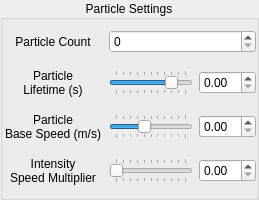
                  <widget class="QGroupBox" name="groupBox_7">
                   <property name="minimumSize">
                    <size>
                     <width>170</width>
                     <height>200</height>
                    </size>
                   </property>
                   <property name="maximumSize">
                    <size>
                     <width>17000</width>
                     <height>200</height>
                    </size>
                   </property>
                   <property name="title">
                    <string>Particle Settings</string>
                   </property>
                   <property name="alignment">
                    <set>Qt::AlignmentFlag::AlignCenter</set>
                   </property>
                   <layout class="QGridLayout" name="gridLayout_17">
                    <property name="leftMargin">
                     <number>0</number>
                    </property>
                    <property name="topMargin">
                     <number>0</number>
                    </property>
                    <property name="rightMargin">
                     <number>0</number>
                    </property>
                    <property name="bottomMargin">
                     <number>0</number>
                    </property>
                    <item row="3" column="2">
                     <widget class="QDoubleSpinBox" name="dynamic_particleSpeedMulitplierSpinBox"/>
                    </item>
                    <item row="1" column="0">
                     <widget class="QLabel" name="label_30">
                      <property name="minimumSize">
                       <size>
                        <width>65</width>
                        <height>0</height>
                       </size>
                      </property>
                      <property name="maximumSize">
                       <size>
                        <width>100</width>
                        <height>16777215</height>
                       </size>
                      </property>
                      <property name="text">
                       <string>Particle
Lifetime (s)</string>
                      </property>
                      <property name="alignment">
                       <set>Qt::AlignmentFlag::AlignCenter</set>
                      </property>
                      <property name="margin">
                       <number>6</number>
                      </property>
                     </widget>
                    </item>
                    <item row="0" column="0">
                     <widget class="QLabel" name="label_31">
                      <property name="minimumSize">
                       <size>
                        <width>100</width>
                        <height>0</height>
                       </size>
                      </property>
                      <property name="maximumSize">
                       <size>
                        <width>65</width>
                        <height>16777215</height>
                       </size>
                      </property>
                      <property name="text">
                       <string>Particle Count</string>
                      </property>
                      <property name="alignment">
                       <set>Qt::AlignmentFlag::AlignCenter</set>
                      </property>
                      <property name="margin">
                       <number>6</number>
                      </property>
                     </widget>
                    </item>
                    <item row="2" column="1">
                     <widget class="QSlider" name="dynamic_particleBaseSpeedSlider">
                      <property name="maximum">
                       <number>10</number>
                      </property>
                      <property name="value">
                       <number>4</number>
                      </property>
                      <property name="sliderPosition">
                       <number>4</number>
                      </property>
                      <property name="orientation">
                       <enum>Qt::Orientation::Horizontal</enum>
                      </property>
                      <property name="tickPosition">
                       <enum>QSlider::TickPosition::TicksBothSides</enum>
                      </property>
                     </widget>
                    </item>
                    <item row="1" column="1">
                     <widget class="QSlider" name="dynamic_particleLifetimeSlider">
                      <property name="maximum">
                       <number>10</number>
                      </property>
                      <property name="value">
                       <number>8</number>
                      </property>
                      <property name="orientation">
                       <enum>Qt::Orientation::Horizontal</enum>
                      </property>
                      <property name="tickPosition">
                       <enum>QSlider::TickPosition::TicksBothSides</enum>
                      </property>
                     </widget>
                    </item>
                    <item row="3" column="1">
                     <widget class="QSlider" name="dynamic_particleSpeedMulitplierSlider">
                      <property name="maximum">
                       <number>10</number>
                      </property>
                      <property name="orientation">
                       <enum>Qt::Orientation::Horizontal</enum>
                      </property>
                      <property name="tickPosition">
                       <enum>QSlider::TickPosition::TicksBothSides</enum>
                      </property>
                     </widget>
                    </item>
                    <item row="2" column="0">
                     <widget class="QLabel" name="label_51">
                      <property name="minimumSize">
                       <size>
                        <width>65</width>
                        <height>0</height>
                       </size>
                      </property>
                      <property name="maximumSize">
                       <size>
                        <width>120</width>
                        <height>16777215</height>
                       </size>
                      </property>
                      <property name="text">
                       <string>Particle
Base Speed (m/s)</string>
                      </property>
                      <property name="alignment">
                       <set>Qt::AlignmentFlag::AlignCenter</set>
                      </property>
                      <property name="margin">
                       <number>6</number>
                      </property>
                     </widget>
                    </item>
                    <item row="0" column="1" colspan="2">
                     <widget class="QSpinBox" name="dynamic_particleCountSpinBox"/>
                    </item>
                    <item row="2" column="2">
                     <widget class="QDoubleSpinBox" name="dynamic_particleBaseSpeedSpinBox"/>
                    </item>
                    <item row="3" column="0">
                     <widget class="QLabel" name="label_52">
                      <property name="minimumSize">
                       <size>
                        <width>65</width>
                        <height>0</height>
                       </size>
                      </property>
                      <property name="maximumSize">
                       <size>
                        <width>120</width>
                        <height>16777215</height>
                       </size>
                      </property>
                      <property name="text">
                       <string>Intensity
Speed Multiplier</string>
                      </property>
                      <property name="alignment">
                       <set>Qt::AlignmentFlag::AlignCenter</set>
                      </property>
                      <property name="margin">
                       <number>6</number>
                      </property>
                     </widget>
                    </item>
                    <item row="1" column="2">
                     <widget class="QDoubleSpinBox" name="dynamic_particleLifetimeSpinBox"/>
                    </item>
                   </layout>
                  </widget>
